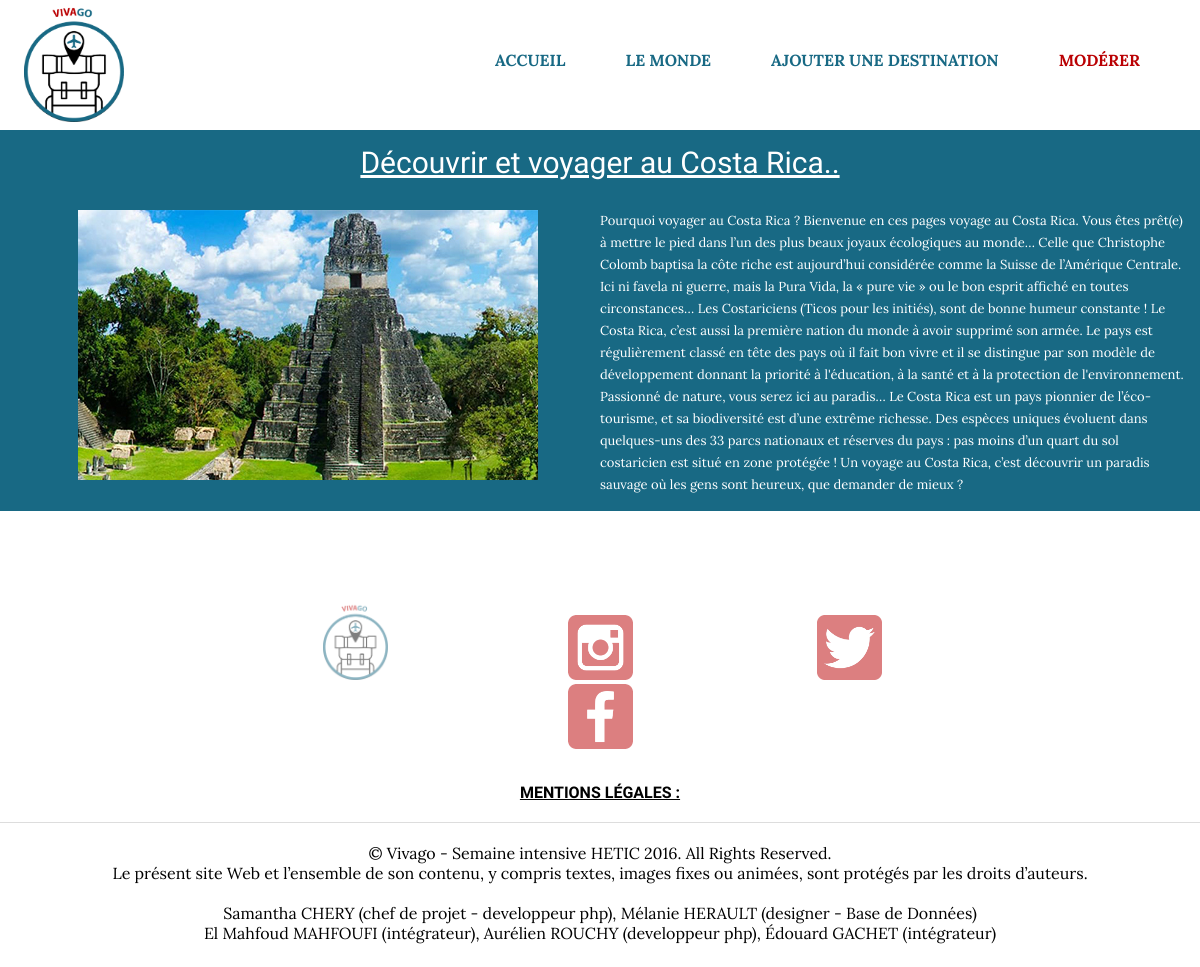
/produit.php?ID=4, run on an earlier commit of the app's database.
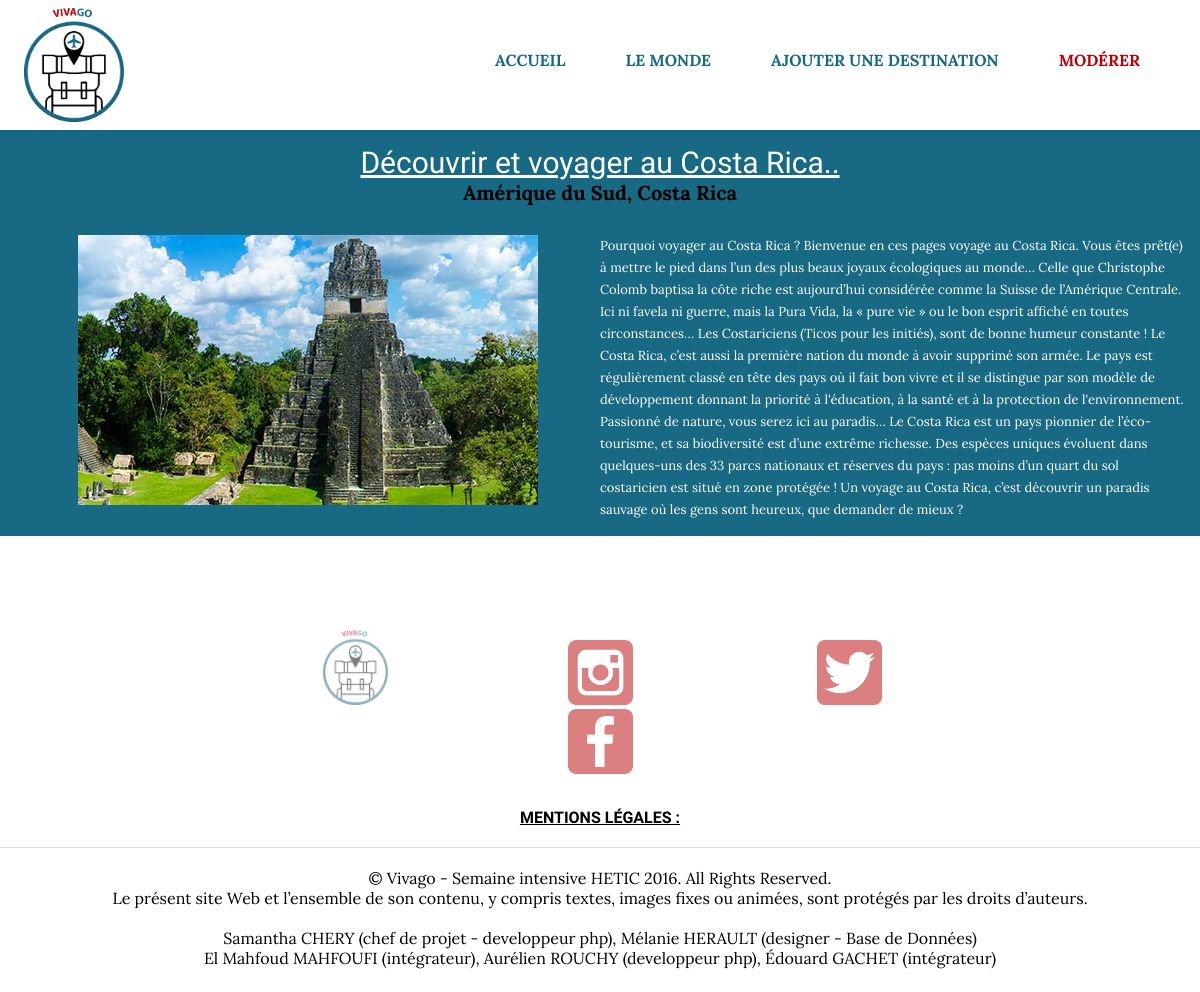
And on a later commit of the database.
### tables this page shows
CREATE TABLE IF NOT EXISTS `voyage` (
  `ID` int(11) NOT NULL,
  `titre` varchar(255) NOT NULL,
  `resum` varchar(255) NOT NULL,
  `photo1` varchar(255) NOT NULL,
  `section` varchar(255) NOT NULL,
  `filtre` int(11) NOT NULL,
  `description` text NOT NULL,
  `adresse` varchar(255) NOT NULL,
  `map` varchar(255) NOT NULL,
  `visible` int(11) NOT NULL DEFAULT '1'
);

### produit.php (the view, shortened to what this page needs)
<?php
require_once "connect.php";
?>
<!DOCTYPE html>
<html lang="fr">
<head>
    <link href="styles/style.css" rel="stylesheet">
</head>
<body>
    <?php include('header.php');?>
    <section id="produit" class="clearfix">
        <?php
        if(isset($_GET['ID'])){
            $ID = (int) $_GET['ID'];
        } else {
            header('Location: index.php');
        }
         $sql = "SELECT `ID`, `titre`, `description`, `adresse`, `photo1` FROM `voyage` WHERE ID = :ID ;";
         $stmt = $pdo->prepare($sql);
         $stmt->bindValue(":ID", $ID, PDO::PARAM_INT);
         $stmt->execute();
         $row = $stmt->fetch(PDO::FETCH_ASSOC);
         ?>
        <h1><?=$row['titre']?></h1>
        <h2><?=$row['adresse']?></h2>
        <figure>
            <img src="img-content/<?=$row['photo1']?>">
        </figure>
        <p><?=$row['description']?></p>
    </section>
   <?php include('footer.php');?>
</body>
</html>

What changed in the data, as far as the page shows it:
changed voyage "Découvrir et voyager au Costa Rica..": adresse (not shown) → "Amérique du Sud, Costa Rica"
